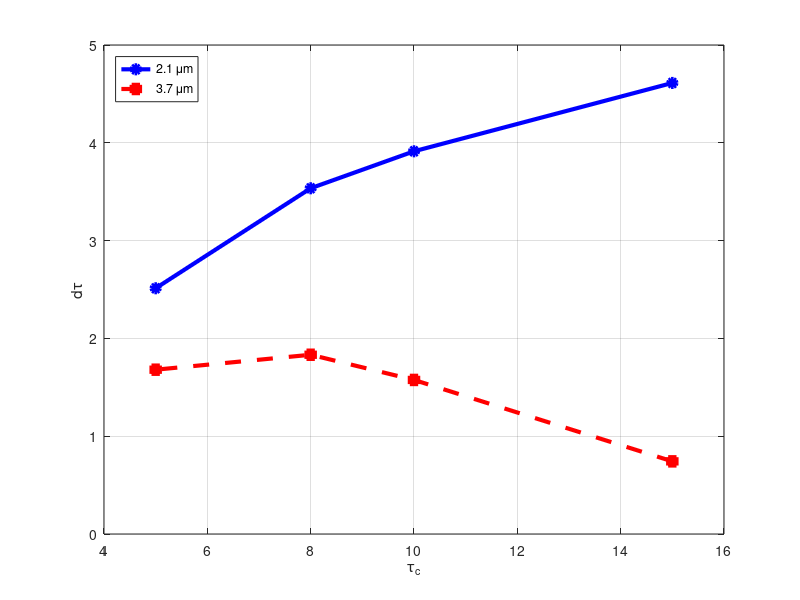

Here is the MATLAB script that generated this plot: (Note: this script raises an error after producing the figure.)
% Platnick (2000) vertical penetration paper.
%Calculations for the representative optical depth for re retreivals using
%the re* values in Table 3 and assuming the adiabatic profile type (Profile
%B in Table 2).Equations for this are given in Section 3.1

%They test 4 clouds with tau_tot = 5, 8, 10 and 15.
clear tauc_Plat tau_star21 tau_star37
%The 4 clouds in Table 3a
%Using the wm estimates for profile B:-
i=1;
tauc_Plat(i)=15; re_bot(i)=4; re_top(i)=10; re_star21(i)=9.3; re_star37(i)=9.9; i=i+1;
tauc_Plat(i)=10; re_bot(i)=6; re_top(i)=15; re_star21(i)=13.5; re_star37(i)=14.4; i=i+1;
tauc_Plat(i)=8; re_bot(i)=5; re_top(i)=12; re_star21(i)=10.6; re_star37(i)=11.4; i=i+1;
tauc_Plat(i)=5; re_bot(i)=8; re_top(i)=12; re_star21(i)=10.7; re_star37(i)=11.1; i=i+1;

%Using the retrievals for profile B
i=1;
tauc_Plat(i)=15; re_bot(i)=4; re_top(i)=10; re_star21(i)=9.3; re_star37(i)=9.9; i=i+1;
tauc_Plat(i)=10; re_bot(i)=6; re_top(i)=15; re_star21(i)=13.6; re_star37(i)=14.5; i=i+1;
tauc_Plat(i)=8; re_bot(i)=5; re_top(i)=12; re_star21(i)=10.7; re_star37(i)=11.4; i=i+1;
tauc_Plat(i)=5; re_bot(i)=8; re_top(i)=12; re_star21(i)=10.7; re_star37(i)=11.2; i=i+1;

x=-3; %For re(tau) propto tauc_Plat - tau
x=1; %for adiabatic cloud, profile B


clear re
%Loop over clouds
for i=1:length(tauc_Plat)
   n = (2*x+3)/x;
   a0=re_top(i).^n;
   a1=a0-re_bot(i).^n;
   
   %range of tau to consider
   tau=[0:0.01:tauc_Plat(i)];
    
   re{i} = (a0 - a1.*tau./tauc_Plat(i)).^(1/n); %see below Eqn.(2) at the end of the page
   tau_star21(i) = interp1(re{i}(:),tau,re_star21(i));    
   tau_star37(i) = interp1(re{i}(:),tau,re_star37(i));      
end

%% Plots
lwidth=3;
fsize=16;
ylim_set=[0 5];


figure
plot(tauc_Plat,tau_star21,'bo-','linewidth',lwidth,'markerfacecolor','b');
hold on
plot(tauc_Plat,tau_star37,'rs--','linewidth',lwidth,'markerfacecolor','r');
xlabel('\tau_c');
ylabel('d\tau');
legend({'2.1 \mum','3.7 \mum'},'Location','NorthWest');
grid on
fontsize_figure(gcf,gca,fsize);

set(gca,'ylim',ylim_set);

savedir = '/home/disk/eos1/d.grosvenor/modis_work/vert_plots/';
savename = [savedir 'vert_pen_dtau_error_vs_tau'];

% relative error

% figure
% err_constant = ( tauc_Plat ./ (tauc_Plat-3.3) ).^0.5;
% err_var = ( tauc_Plat ./ (tauc_Plat-tau_star21) ).^0.5
% plot(tauc_Plat,err_constant,'bo-');
% hold on
% plot(tauc_Plat,err_var,'rx--');
% xlabel('\tau_c');
% ylabel('N/N_{corr}');
% legend({'d\tau=3.3','d\tau=\tau^*'});
% title('2.1 \mum');
% 
% figure
% err_constant = ( tauc_Plat ./ (tauc_Plat-2.0) ).^0.5;
% err_var = ( tauc_Plat ./ (tauc_Plat-tau_star37) ).^0.5
% plot(tauc_Plat,err_constant,'bo-');
% hold on
% plot(tauc_Plat,err_var,'rx--');
% xlabel('\tau_c');
% ylabel('N/N_{corr}');
% legend({'d\tau=2.0','d\tau=\tau^*'});
% title('3.7 \mum');

%% relative error plot

lwidth=3;
fsize=16;
ylim_set=[1 1.5];

err_var21 = ( tauc_Plat ./ (tauc_Plat-tau_star21) ).^0.5;
err_var37 = ( tauc_Plat ./ (tauc_Plat-tau_star37) ).^0.5;


figure
plot(tauc_Plat,err_var21,'bo-','linewidth',lwidth,'markerfacecolor','b');
hold on
plot(tauc_Plat,err_var37,'rs--','linewidth',lwidth,'markerfacecolor','r');
xlabel('\tau_c');
ylabel('N_{standard} / N_{re(h*)}');
legend({'2.1 \mum','3.7 \mum'},'Location','NorthWest');
grid on
fontsize_figure(gcf,gca,fsize);

set(gca,'ylim',ylim_set);

savedir = '/home/disk/eos1/d.grosvenor/modis_work/vert_plots/';
savename = [savedir 'vert_pen_Nd_error_var_dtau_vs_tau'];

